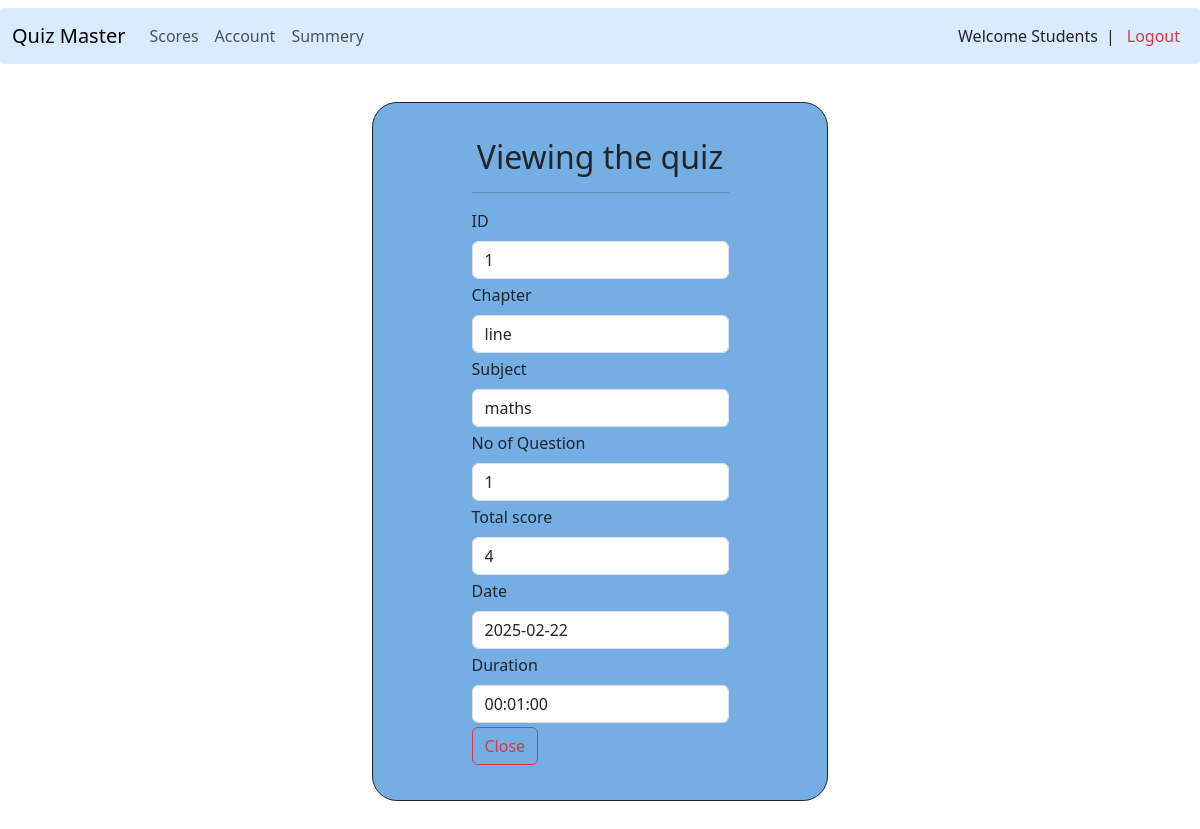
The app's page /user/viewquiz/1 (signed in) with its own data.
### models.py (models this page shows)
class Quiz(db.Model):
    __tablename__ = 'quiz'
    id = db.Column(db.Integer, primary_key=True)
    chapter_id = db.Column(db.Integer, db.ForeignKey('chapter.id'))
    date = db.Column(db.Date, nullable=False)
    duration = db.Column(db.Time, nullable=False)
    submissions = db.relationship('Submission', backref='quiz', lazy=True , cascade="all, delete-orphan")

class Chapter(db.Model):
    __tablename__ = 'chapter'
    id = db.Column(db.Integer, primary_key=True)
    name = db.Column(db.String(80), unique=True, nullable=False)
    discription = db.Column(db.String(120), nullable=False)
    subject_id = db.Column(db.Integer, db.ForeignKey('subject.id'))
    questions = db.relationship('Question', backref='chapter', lazy=True , cascade="all, delete-orphan")
    quizzes = db.relationship('Quiz', backref='chapter', lazy=True , cascade="all, delete-orphan")

class Subject(db.Model):
    __tablename__ = 'subject'
    id = db.Column(db.Integer, primary_key=True)
    name = db.Column(db.String(80), unique=True, nullable=False)
    discription = db.Column(db.String(120), nullable=False)
    chapters = db.relationship('Chapter', backref='subject', lazy=True, cascade="all, delete-orphan")

### routes.py (the view)
@app.route('/user/viewquiz/<int:id>')
@login_required
def viewquiz(id):
    user=User.query.get(session['user_id'])
    quiz = Quiz.query.get(id)
    if user.is_master:
        return render_template('viewquiz_m.html', user=user, quiz=quiz)
    return render_template('viewquiz.html', user = user, quiz=quiz)

### routes.py (called while the page is built)
def login_required(f):
    @wraps(f)
    def decorated_function(*args, **kwargs):
        if 'user_id' not in session:
            return redirect(url_for('login'))
        return f(*args, **kwargs)
    return decorated_function

### templates/viewquiz.html (shortened to what this page needs)
{% extends "layout.html" %}
{% block content %}
<div class="div">
    <div class="viewquiz">
        <div class="q_info">
        <div class="mb-3">
            <h2 class="cardheading">Viewing the quiz</h2>
        </div>
        <hr>
        <div class="mb-1">
            <label class="form-label" for="id">ID </label>
            <input type="text"class="form-control" id="id" name="id" value="{{quiz.id}}" readonly>
        </div>
        <div class="mb-1">
            <label class="form-label" for="chapter">Chapter </label>
            <input type="text"class="form-control" id="chapter" name="chapter" value="{{quiz.chapter.name}}" readonly>
        </div>
        <div class="mb-1">
            <label class="form-label" for="subject">Subject </label>
            <input type="text"class="form-control" id="subject" name="subject" value="{{quiz.chapter.subject.name}}" readonly>
        </div>
        <div class="mb-1">
            <label class="form-label" for="subject">No of Question </label>
            <input type="text"class="form-control" id="no_Q" name="no_Q" value="{{quiz.chapter.questions|length}}" readonly>
        </div>
        <div class="mb-1">
            <label class="form-label" for="subject"> Total score </label>
            <input type="text"class="form-control" id="no_Q" name="no_Q" value="{{quiz.chapter.questions|sum(attribute='point')}}" readonly>
        </div>
        <div class="mb-1">
            <label class="form-label" for="date">Date </label>
            <input type="text"class="form-control" id="date" name="date" value="{{quiz.date}}" readonly>
        </div>
        <div class="mb-1">
            <label class="form-label" for="duration">Duration </label>
            <input type="text"class="form-control" id="duration" name="duration" value="{{quiz.duration}}" readonly>
        </div>
        <div class="button">
            <a href="{{ url_for('user') }}" class="btn btn-outline-danger">Close</a>
        </div>
    </div>
</div>
{% endblock  %}

### templates/viewquiz.html (style rules this page uses)
.div { width:100%; display:flex; justify-content: center; padding :30px; }
.viewquiz { background-color: rgb(117, 174, 227); border-radius: 25px; padding: 20px; display: flex; flex-direction: column; align-items: center; width: 40%; margin: auto; padding:15px; border: 1px solid; }
.q_info { background: rgb(117, 174, 227); padding:20px; border-radius:20px; }
.cardheading { text-align: center; }

### records on screen
Quiz: id "1", date "2025-02-22", duration "00:01:00"
Chapter: chapter "line"
Subject: subject "maths"
